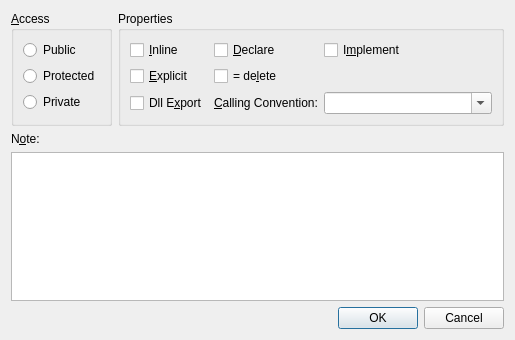
<?xml version="1.0" encoding="UTF-8"?>
<ui version="4.0">
 <class>ConstructorDialog</class>
 <widget class="QDialog" name="ConstructorDialog">
  <property name="geometry">
   <rect>
    <x>0</x>
    <y>0</y>
    <width>470</width>
    <height>340</height>
   </rect>
  </property>
  <property name="windowTitle">
   <string>Constructor</string>
  </property>
  <layout class="QVBoxLayout" name="mainLayout">
   <item>
    <layout class="QHBoxLayout" name="topRow">
     <item>
      <widget class="QGroupBox" name="groupAccess">
       <property name="title">
        <string>&amp;Access</string>
       </property>
       <layout class="QVBoxLayout" name="accessLayout">
        <item>
         <widget class="QRadioButton" name="radioPublic">
          <property name="text">
           <string>Public</string>
          </property>
         </widget>
        </item>
        <item>
         <widget class="QRadioButton" name="radioProtected">
          <property name="text">
           <string>Protected</string>
          </property>
         </widget>
        </item>
        <item>
         <widget class="QRadioButton" name="radioPrivate">
          <property name="text">
           <string>Private</string>
          </property>
         </widget>
        </item>
       </layout>
      </widget>
     </item>
     <item>
      <widget class="QGroupBox" name="groupProperties">
       <property name="title">
        <string>Properties</string>
       </property>
       <layout class="QGridLayout" name="propertiesLayout">
        <item row="0" column="0">
         <widget class="QCheckBox" name="checkInline">
          <property name="text">
           <string>&amp;Inline</string>
          </property>
         </widget>
        </item>
        <item row="1" column="0">
         <widget class="QCheckBox" name="checkExplicit">
          <property name="text">
           <string>&amp;Explicit</string>
          </property>
         </widget>
        </item>
        <item row="2" column="0">
         <widget class="QCheckBox" name="checkDllExport">
          <property name="text">
           <string>Dll E&amp;xport</string>
          </property>
         </widget>
        </item>
        <item row="0" column="1">
         <widget class="QCheckBox" name="checkDeclare">
          <property name="text">
           <string>&amp;Declare</string>
          </property>
         </widget>
        </item>
        <item row="0" column="2">
         <widget class="QCheckBox" name="checkImplement">
          <property name="text">
           <string>I&amp;mplement</string>
          </property>
         </widget>
        </item>
        <item row="1" column="1">
         <widget class="QCheckBox" name="checkDelete">
          <property name="toolTip">
           <string>Emit the declaration as '= delete' and suppress the implementation</string>
          </property>
          <property name="text">
           <string>= de&amp;lete</string>
          </property>
         </widget>
        </item>
        <item row="2" column="1">
         <widget class="QLabel" name="labelCallingConvention">
          <property name="text">
           <string>&amp;Calling Convention:</string>
          </property>
          <property name="buddy">
           <cstring>comboCallingConvention</cstring>
          </property>
         </widget>
        </item>
        <item row="2" column="2">
         <widget class="QComboBox" name="comboCallingConvention">
          <property name="editable">
           <bool>true</bool>
          </property>
          <item>
           <property name="text">
            <string/>
           </property>
          </item>
          <item>
           <property name="text">
            <string>__cdecl</string>
           </property>
          </item>
          <item>
           <property name="text">
            <string>__stdcall</string>
           </property>
          </item>
          <item>
           <property name="text">
            <string>__fastcall</string>
           </property>
          </item>
          <item>
           <property name="text">
            <string>STDMETHODCALLTYPE</string>
           </property>
          </item>
         </widget>
        </item>
       </layout>
      </widget>
     </item>
    </layout>
   </item>
   <item>
    <widget class="QLabel" name="labelNote">
     <property name="text">
      <string>N&amp;ote:</string>
     </property>
     <property name="buddy">
      <cstring>plainTextNote</cstring>
     </property>
    </widget>
   </item>
   <item>
    <widget class="QPlainTextEdit" name="plainTextNote"/>
   </item>
   <item>
    <widget class="QDialogButtonBox" name="buttonBox">
     <property name="orientation">
      <enum>Qt::Orientation::Horizontal</enum>
     </property>
     <property name="standardButtons">
      <set>QDialogButtonBox::StandardButton::Cancel|QDialogButtonBox::StandardButton::Ok</set>
     </property>
    </widget>
   </item>
  </layout>
 </widget>
 <resources/>
 <connections/>
</ui>
